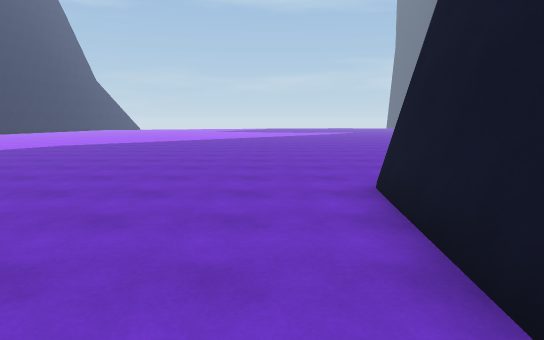
view 1 (above)

24 first-person views from a walk through a scene from a Unity 3-D project. The camera is 1.5 m above the floor, tilts 8° down and sees 75° across. The floor is counted in squares, 1.41 m on a side. Each view is taken from the middle of a square. On the plan, view 1 faces up. The plan holds only what a view shows up to about 13 squares ahead; the rest is blank. The place goes on beyond the plan. The player is left out.

view 2
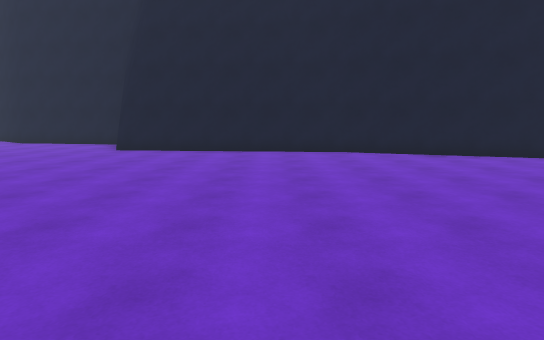

view 3
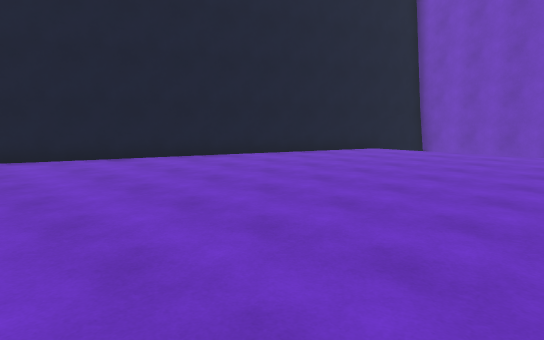

view 4
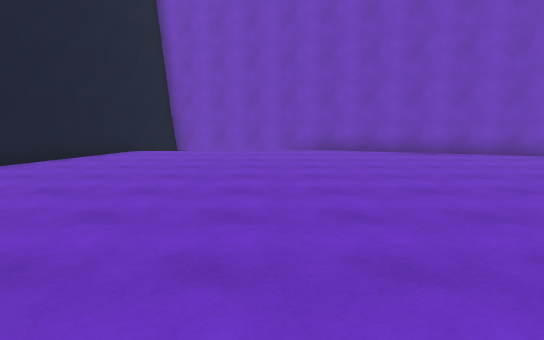

view 5
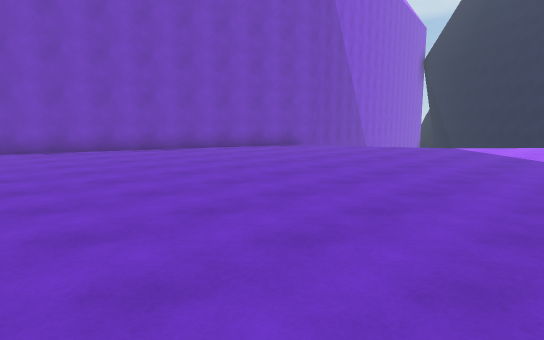

view 6
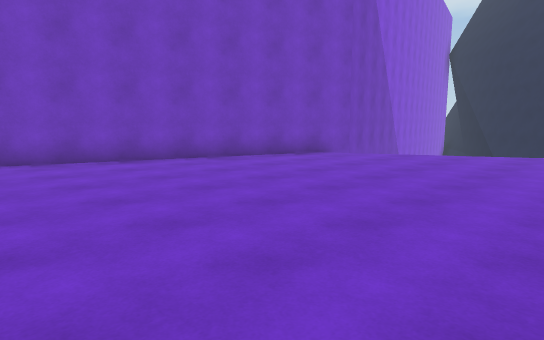

view 7
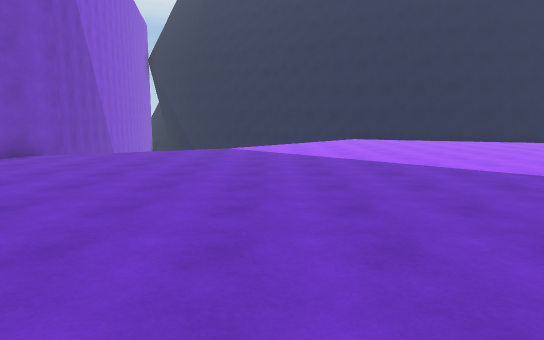

view 8
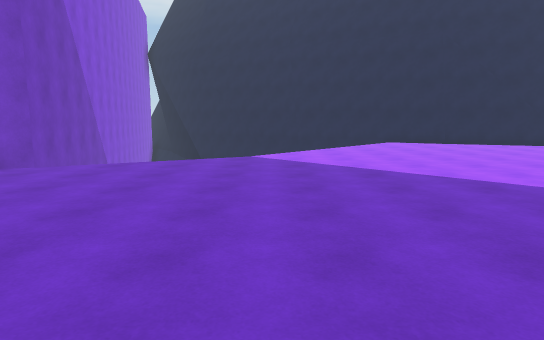

view 9
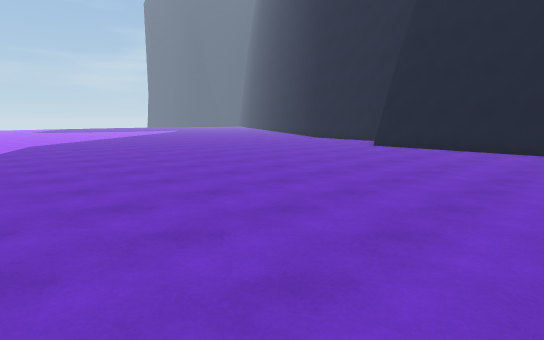

view 10
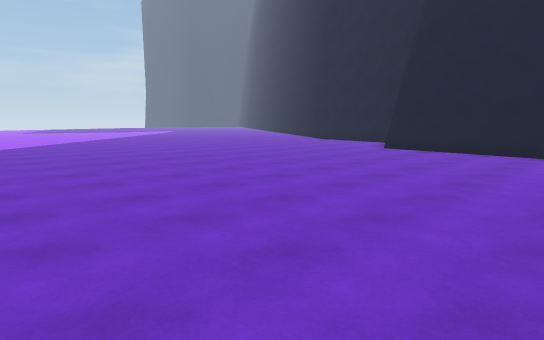

view 11
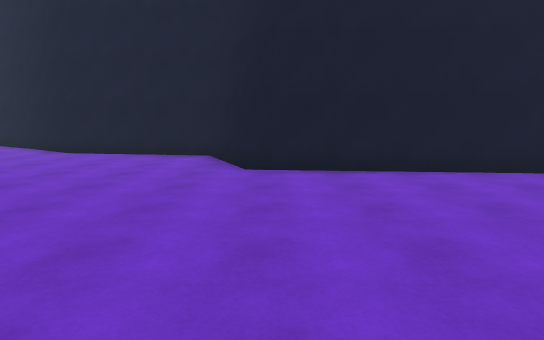

view 12
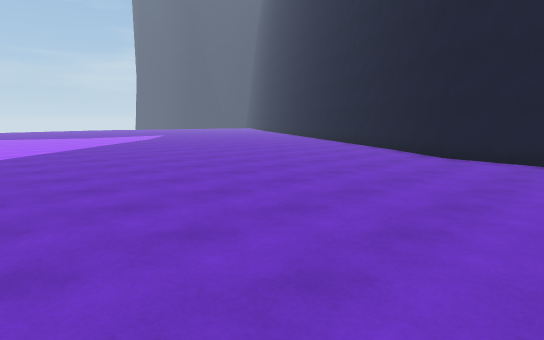

view 13
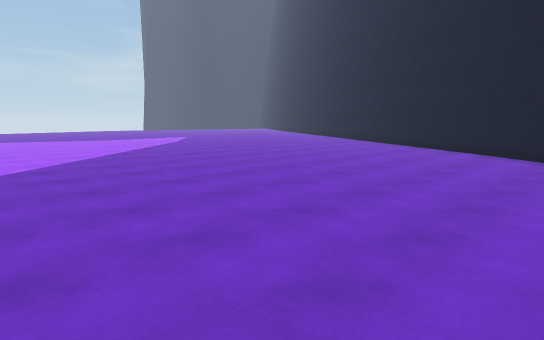

view 14
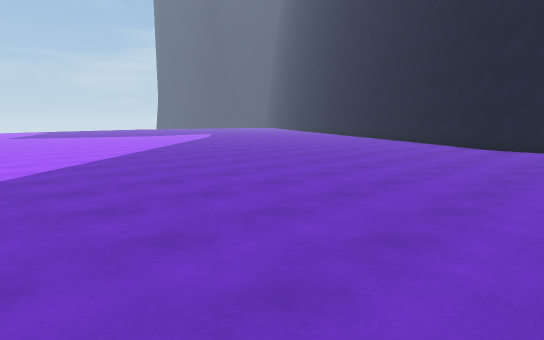

view 15
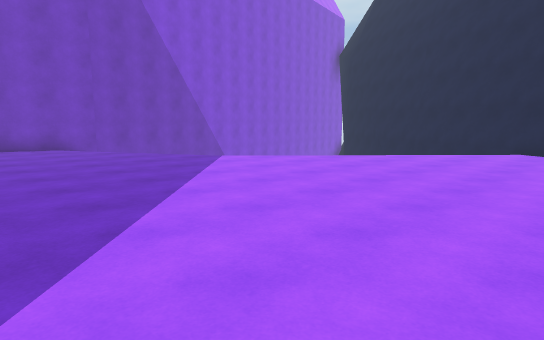

view 16
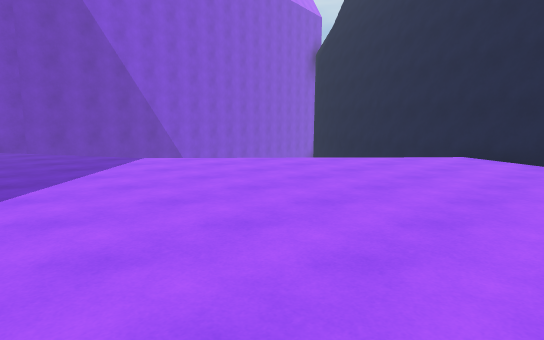

view 17
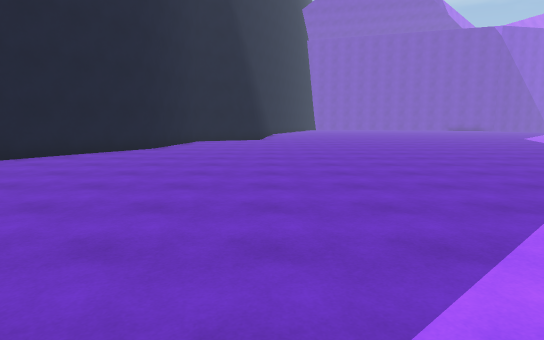

view 18
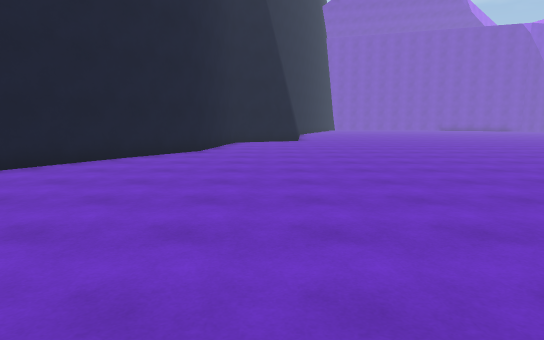

view 19
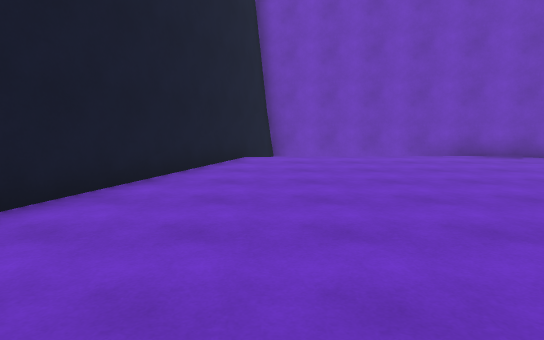

view 20
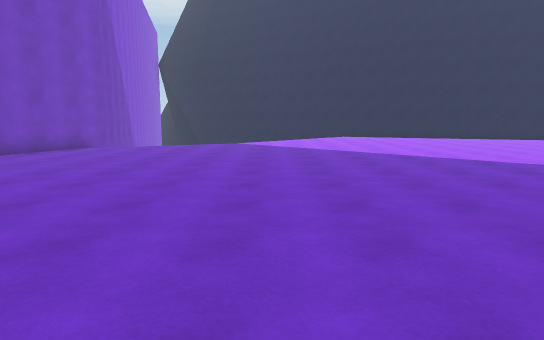

view 21
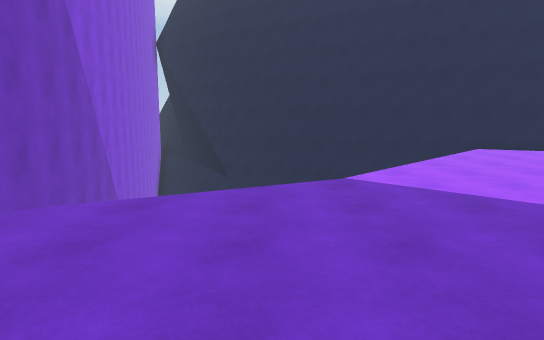

view 22
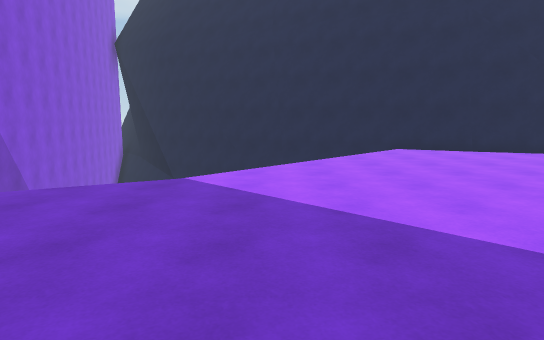

view 23
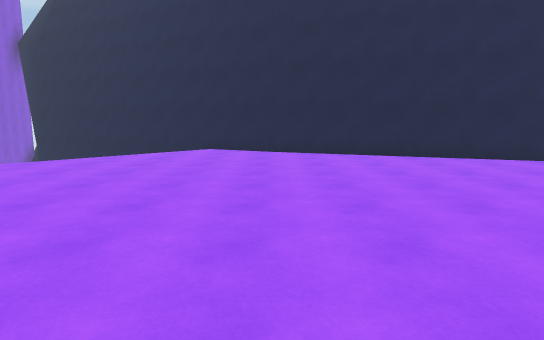

view 24
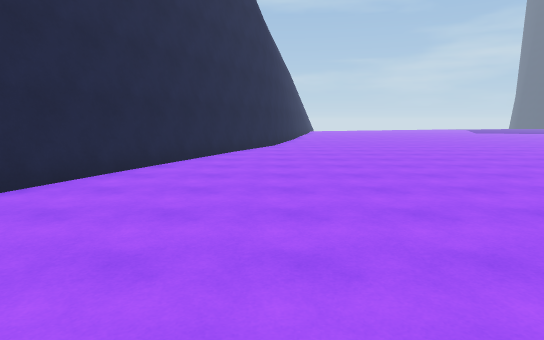

### Floor plan
Points are (right, up) in squares from view 1. A wall is a line through its corners. A room is listed if a view was taken in it or the views show most of it. See-through windows are left out.
Room 1 (views 1, 2, 3, 4, 5, 6, 7, 8, 9, 10, 11, 12, 13, 14, 15, 16, 17, 18, 19, 20, 21, 22, 23, 24)
walls: (2.4, 5.8) (4.8, 6.8) (5.6, 11.7) (7.6, 14.4); (-23.1, 17.1) (-23.6, 15.6); (-23.6, 16.4) (-27.3, 6.4); (-23.3, 17.2) (-23.5, 16.5); (1.1, -2.5) (1.9, 5.6); (0.6, -3.3) (1.2, -2); (-27.4, 6.2) (-28.3, 3.9); (-28.2, 4) (-29.6, 1.5); (-3.7, -15.2) (0.7, -3); (-29.2, -11.7) (-20.7, -9.9) (-4, -15.8) (-3.8, -15.1)
low walls: (-25.5, 10.7) (-26.3, 8.5)

Where each view was taken, in squares from view 1:
view 1: 0 up, 0 right, facing up
view 2: 0 up, 11 left, facing right
view 3: 1 down, 10 left, facing down-right
view 4: 1 down, 8 left, facing down
view 5: 0 up, 8 left, facing down-left
view 6: 3 down, 10 left, facing down-left
view 7: 3 down, 9 left, facing left
view 8: 4 down, 12 left, facing left
view 9: 2 down, 12 left, facing up-right
view 10: 1 down, 11 left, facing up-right
view 11: 5 up, 6 left, facing right
view 12: 8 up, 5 left, facing up-right
view 13: 11 up, 5 left, facing up-right
view 14: 8 up, 9 left, facing up-right
view 15: 4 up, 16 left, facing down-left
view 16: 5 up, 18 left, facing down-left
view 17: 25 up, 1 right, facing down
view 18: 24 up, 3 right, facing down
view 19: 3 down, 4 left, facing down
view 20: 3 down, 6 left, facing left
view 21: 6 down, 16 left, facing left
view 22: 3 down, 16 left, facing left
view 23: 4 up, 16 left, facing left
view 24: 4 up, 22 left, facing up
